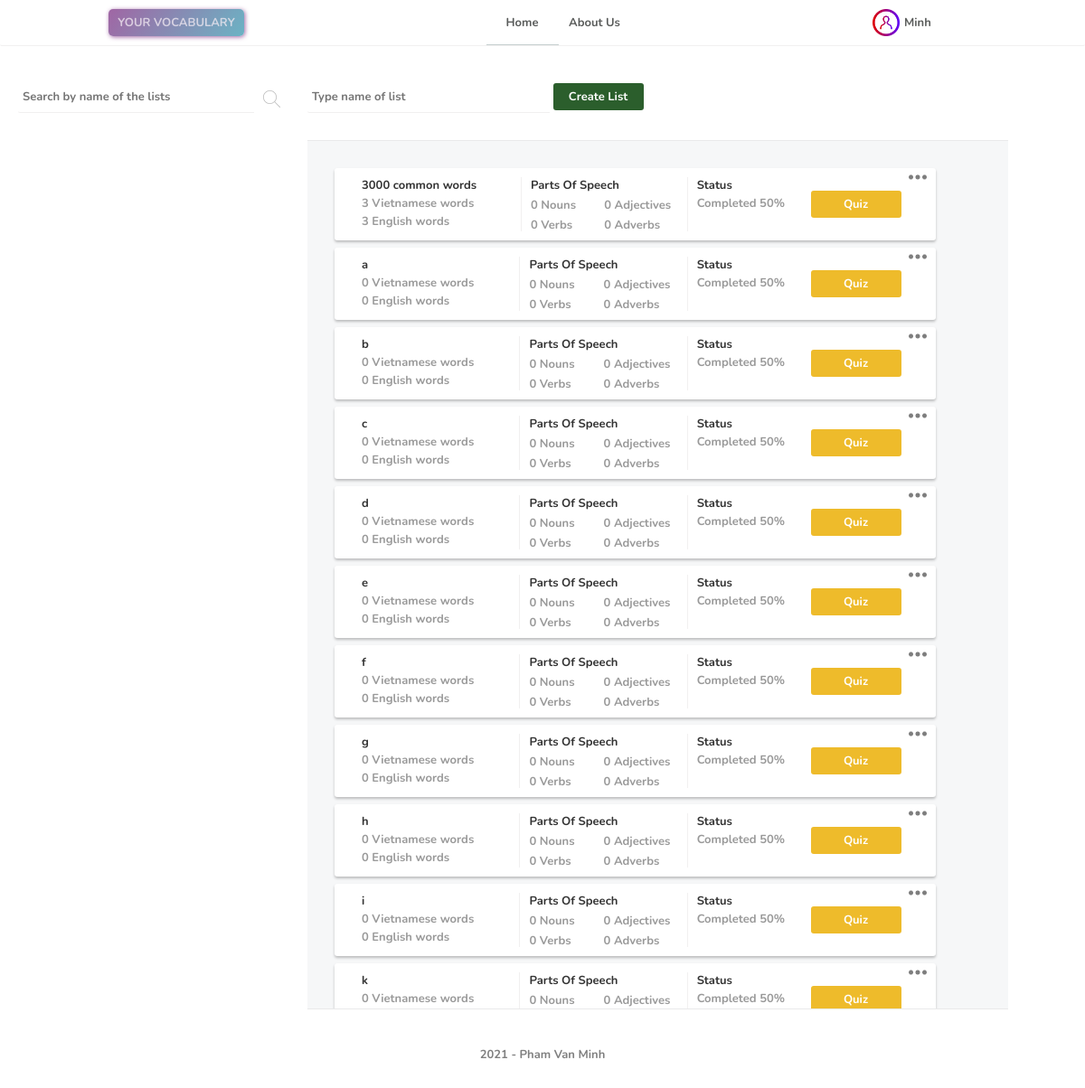
The app's page / (signed in) with its own data.
### model/user.py (models this page shows, shortened)
class User(UserMixin, db.Model):
    __tablename__ = "user"
    user_id = db.Column(db.Integer, primary_key=True)
    username = db.Column(db.String(200), unique=True, nullable=False)
    password = db.Column(db.String(200), unique=True, nullable=False)
    user_type = db.Column(db.Integer)
    inserted_time = db.Column(db.String(50), nullable=False)

### model/list.py (models this page shows, shortened)
class List(db.Model):
    __tablename__ = "list"
    list_id = db.Column(db.Integer, primary_key=True)
    list_name = db.Column(db.String(200), nullable=False)
    description = db.Column(db.String(1000))
    inserted_time = db.Column(db.String(100), nullable=False)
    list_type = db.Column(db.Integer)
    user_id = db.Column(db.Integer, db.ForeignKey("user.user_id"))
    words = db.relationship("Word", backref="list", lazy=True)

### app.py (the view)
@app.route("/", methods=["GET"])
def home_page():
    try:
        user_id = current_user.user_id if current_user.is_authenticated else None
        lists = ListAction.get_all_lists_and_words_quantity(user_id=user_id)
        return render_template("home.html", page="home_page", lists=lists)
    except Exception as ex:
        logging.exception(ex)
        flash("Failed to load the page", ERROR_FLASH_MESSAGE_TYPE)
        return render_template("home.html", page="home_page", lists=[])

### action/list.py (called while the page is built)
    @staticmethod
    def get_lists(user_id, return_type=DICTIONARY_TYPE) -> list:
        if not user_id:
            all_lists = List.query.filter_by(list_type=PUBLIC_LIST_TYPE).all()
        elif UserAction.get_user_type(user_id=user_id) == ADMIN_USER_TYPE:
            all_lists = List.query.all()
        else:
            all_lists = List.query.filter_by(list_type=PUBLIC_LIST_TYPE).all()
            all_lists.extend(List.query.filter_by(user_id=user_id).all())
        if return_type == DICTIONARY_TYPE:
            all_lists = ListSchema().dump(all_lists, many=True)
        return all_lists

    @staticmethod
    def get_all_lists_and_words_quantity(user_id) -> list:
        all_lists = ListAction.get_lists(user_id=user_id)
        all_lists_with_words_quanity = []
        for list_info in all_lists:
            words = Word.query.filter_by(list_id=list_info["list_id"]).all()
            vietnamese_words_quantity = len(
                [i for i in words if i.language_type == VIETNAMESE_LANGUAGE_TYPE]
            )
            list_info.update(
                {
                    "num_viets": vietnamese_words_quantity,
                    "num_engs": len(words) - vietnamese_words_quantity,
                }
            )
            all_lists_with_words_quanity.append(list_info)
        return all_lists_with_words_quanity

### action/user.py (called while the page is built)
    @staticmethod
    def get_user_type(user_id):
        user_obj = User.query.filter_by(user_id=user_id).first()
        if not user_obj:
            raise NotExistException(
                "The user (user_id={}) does not exist".format(user_id)
            )
        return user_obj.user_type

### model/user.py (called while the page is built)
@login_manager.user_loader
def load_user(user_id):
    return User.query.filter_by(user_id=user_id).first()

### templates/home.html (shortened to what this page needs)
{% extends 'base.html' %}
{% block head %}
  <link rel="stylesheet" href="{{ url_for('static', filename='css/home.css') }}">
  <link rel="stylesheet" href="{{ url_for('static', filename='css/card.css') }}">
{% endblock %}
{% block content %}
    <div class="list-and-sidebar-container">
        <div class="sidebar-menu">
            <div class="search-container">
                <input
                    id="list-of-word-lists"
                    placeholder="Search by name of the lists"
                    list="list-of-lists"
                    name="list-of-word-lists"
                    class="input-checkbox"
                    autocomplete="off"
                >
                <button class="search-btn">
                    <img src="/static/public/search.svg">
                </button>
            </div>
        </div>
        <div id="lists-container">
            <div id="general-actions-container">
                <div>
                    <input
                        id="name-of-list-input"
                        placeholder="Type name of list"
                    >
                    <button class="create-a-list-btn save-btn-style">Create List</button>
                </div>
            </div>
            <div class="lists-cards-container">
                {% for list in lists %}
                    <div class="card-of-list" list-id="{{ list.list_id }}" list-name="{{ list.list_name }}">
                        <div class="card-content">
                            <div id="list-basic-info-container">
                                <div class="name-of-list text-overflow-dot">{{ list.list_name }}</div>
                                <div class="property-of-list">
                                    <div>
                                        {{ list.num_viets }} Vietnamese words
                                    </div>
                                    <div>
                                        {{ list.num_engs }} English words
                                    </div>
                                </div>
                            </div>
                            <div id="parts-of-speech-container">
                                <div class="name-of-list text-overflow-dot">Parts Of Speech</div>
                                <div class="property-of-list">
                                    <div>
                                        <div>0 Nouns</div>
                                        <div>0 Adjectives</div>
                                    </div>
                                    <div>
                                        <div>0 Verbs</div>
                                        <div>0 Adverbs</div>
                                    </div>
                                </div>
                            </div>
                            <div id="severity-container">
                                <div class="name-of-list text-overflow-dot">Status</div>
                                <div class="property-of-list">
                                    <div>
                                        Completed 50%
                                    </div>
                                </div>
                            </div>
                        </div>
                        <div class="card-footer">
                            <a class="quiz-list-btn" href="/lesson/{{ list.list_id }}">Quiz</a>
                        </div>
                        <div class="dropdown">
                            <button class="list-more-action-dropbtn"><img src="/static/public/more.png" ></button>
                        </div>
                    </div>
                {% endfor %}
            </div>
        </div>
    </div>
{% endblock %}

### templates/base.html (shortened to what this page needs)
<!DOCTYPE html>
<html lang="en">
<head>
    <link rel="stylesheet" href="{{ url_for('static', filename='css/base.css') }}">
    <link rel="stylesheet" href="{{ url_for('static', filename='css/dialog.css') }}">
    <link rel="stylesheet" href="{{ url_for('static', filename='css/menu.css') }}">
    <link rel="stylesheet" href="{{ url_for('static', filename='css/message.css') }}">
    {% block head %}{% endblock %}
</head>
<body>
    <div class="menu">
        <div class="logo-container">
            <div class="logo">YOUR VOCABULARY</div>
        </div>
        {% if page == "home_page" %}
            <a class="current-page" href="{{ url_for('home_page') }}">Home</a>
        {% else %}
            <a href="{{ url_for('home_page') }}">Home</a>
        {% endif %}
        {% if page == "about_us_page" %}
            <a class="current-page" href="#">About Us</a>
        {% else %}
            <a href="#">About Us</a>
        {% endif %}
        <div class="user-action">
            {% if current_user.is_authenticated %}
                {% if page == "profile_page" %}
                    <a class="img-account-link current-page" href="{{ url_for('profile_page') }}">
                        <img class="img-account" src="/static/public/account.png">
                    </a>
                {% else %}
                    <a class="img-account-link" href="{{ url_for('profile_page') }}">
                        <img class="img-account" src="/static/public/account.png">
                    </a>
                {% endif %}
                <div class="dropdown">
                    <a class="account-dropbtn">{{ current_user.username }}</a>
                </div>
            {% else %}
                <a class="register-action" data-modal="register-dialog">Register</a>
                <a class="login-action">Login</a>
            {% endif %}
        </div>
    </div>
    <div class="content">
        {% block content %}{% endblock %}
    </div>
    <footer>
        2021 - Pham Van Minh
    </footer>
</body>
</html>

### static/css/base.css (style rules this page uses)
:root { --element-header-size: 100px; --main-color: #124040; --dark-main-color: #0c2828; --rgba-dark-main-color-25: rgba(26,64,64,0.25); --rgba-dark-main-color-50: rgba(26,64,64,0.5); --error-color: #EB6057; --success-color: #59B987; --font-size-small: 13px; --color-black: rgba(35, 37, 36, 0.75); --color-white-purple: rgba(241, 234, 241, 0.75); --border-color: rgba(114, 111, 111, 0.1); --scale-proportion: scale(1.02); --scale-time: .2s; --btn-background-purple: linear-gradient(125deg, rgb(218, 198, 219) 0%, rgb(201, 219, 223) 100%); --font-family-montserrat: 'Montserrat', sans-serif; --font-family-monospace: 'Source Code Pro', monospace; --font-family: 'Nunito', sans-serif; --font-weight: 700; --color-black-general: rgba(0, 0, 0, 0.5); }
body { min-width: 600px; margin: 0; font-family: var(--font-family); font-size: var(--font-size-small); font-weight: var(--font-weight); color: var(--color-black-general); }
.logo { width: var(--element-header-size); height: var(--element-header-size); }
.content { min-height: 600px; }
footer { font-size: var(--font-size-small); height: 100px; text-align: center; line-height: 100px; color:rgba(0, 0, 0, 0.5); }
button { height: 30px; width: 100px; background: rgba(65, 106, 219, 0.9); border: none; border-radius: 3px; color: white; font-size: var(--font-size-small); font-weight: var(--font-weight); font-family: var(--font-family); }
input { color: var(--color-black-general); height: 30px; border-radius: 2px 0 0 2px; border: none; border-bottom: 1px solid var(--border-color); padding: 2px 5px; font-size: var(--font-size-small); font-family: var(--font-family); font-weight: var(--font-weight); }
.text-overflow-dot { white-space: nowrap; overflow: hidden; text-overflow: ellipsis }
a { text-decoration: none; }
.save-btn-style { background: rgb(43,94,44); }

### static/css/menu.css (style rules this page uses)
.menu { height: 50px; line-height: 50px; width: 100%; min-width: 600px; border-radius: 2px; display: flex; color: rgba(35, 37, 36, 0.75); font-size: var(--font-size-small); border-bottom: 1px solid var(--border-color); position: fixed; background-color: white; z-index: 10; }
.menu a { color: inherit; display: block; width: 80px; text-align: center; text-decoration: none; }
.menu div.user-action { display: flex; flex-grow: 2; justify-content: flex-end; padding-right: 10%; }
.menu .logo-container { display: flex; flex-grow: 2; padding-left: 10%; }
.menu .logo { width: 150px; margin: 10px 0; height: 30px; line-height: 30px; text-align: center; color: var(--color-white-purple); border-radius: 5px; background: linear-gradient(125deg, rgba(160,102,164,1) 0%, rgba(107,179,196,1) 100%); box-shadow: 1px 1px 5px rgba(160,102,164,1); }
.menu .current-page { border-bottom: 1px solid var(--rgba-dark-main-color-25); }
.img-account { height: 30px; width: 30px; margin: 10px 0; }
.menu .img-account-link { width: 30px; }
.dropdown a { text-align: left; text-transform:capitalize; padding-left: 5px; }

### static/css/home.css (style rules this page uses)
.search-container { height: 40px; width: 100%; display: flex; margin-bottom: 20px; }
.search-container input { width: 90%; height: 30px; border-radius: 2px 0 0 2px; border: none; border-bottom: 1px solid var(--border-color); padding: 2px 5px; font-size: var(--font-size-small); }
.search-btn { height: 40px; width: 40px; border-radius: 0 2px 2px 0; background: white; padding: 10px; opacity: 0.25; }
.list-and-sidebar-container { display: flex; }
.sidebar-menu { width: 25%; min-width: 300px; padding: 90px 20px; }
#name-of-list-input { width: 30%; }
#lists-container { width: 100%; }
#general-actions-container { padding-top: 90px; }
.lists-cards-container { width: 75%; flex-wrap: wrap; margin-top: 30px; padding: 30px; padding-right: 100px; min-height: 900px; max-height: 900px; background: rgb(246,247,248); overflow: auto; border-top: 1px solid var(--border-color); border-bottom: 1px solid var(--border-color); }

### records on screen
User: username "Minh"
List: list_name "3000 common words", num_viets "3", num_engs "3"
List: list_name "a", num_viets "0", num_engs "0"
List: list_name "b", num_viets "0", num_engs "0"
List: list_name "c", num_viets "0", num_engs "0"
List: list_name "d", num_viets "0", num_engs "0"
List: list_name "e", num_viets "0", num_engs "0"
List: list_name "f", num_viets "0", num_engs "0"
List: list_name "g", num_viets "0", num_engs "0"
List: list_name "h", num_viets "0", num_engs "0"
List: list_name "i", num_viets "0", num_engs "0"
List: list_name "k", num_viets "0"
